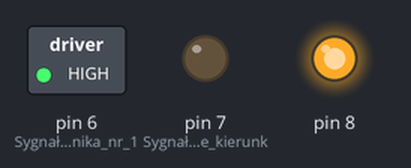
A sketch run on a simulated Arduino Uno, built with avr-gcc and run on an emulated ATmega328P. Parts: switched loads named in the sketch (green lamp = pin HIGH), output pins drawn as LEDs (lit = HIGH).

Above: at 1.5 s.
At 4.5 s:
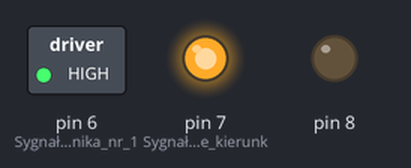
Timing chart, 0 to 6.9 s (numbered marks = the images above):
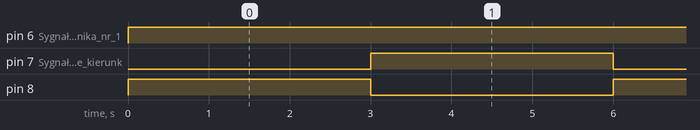

The sketch:

l293d.ino
```cpp
void setup() {
  pinMode(6, OUTPUT); //Sygnał PWM silnika nr 1
  pinMode(7, OUTPUT); //Sygnały sterujące kierunkiem obrotów silnika nr 1
  pinMode(8, OUTPUT);
}

void loop()  {
  analogWrite(6,255);
  digitalWrite(7, LOW); //Silnik nr 1 - obroty w lewo
  digitalWrite(8, HIGH);
  delay(3000);

  analogWrite(6,255);
  digitalWrite(7, HIGH); //Silnik nr 1 - obroty w prawo
  digitalWrite(8, LOW);
  delay(3000);
}
```

Measured:
- by itself, pin 6 (Sygnał_PWM_silnika_nr_1): LOW → HIGH at 0.00 s
- by itself, pin 7 (Sygnały_sterujące_kierunk), pin 8: alternates HIGH for 3.0 s and LOW for 3.0 s
